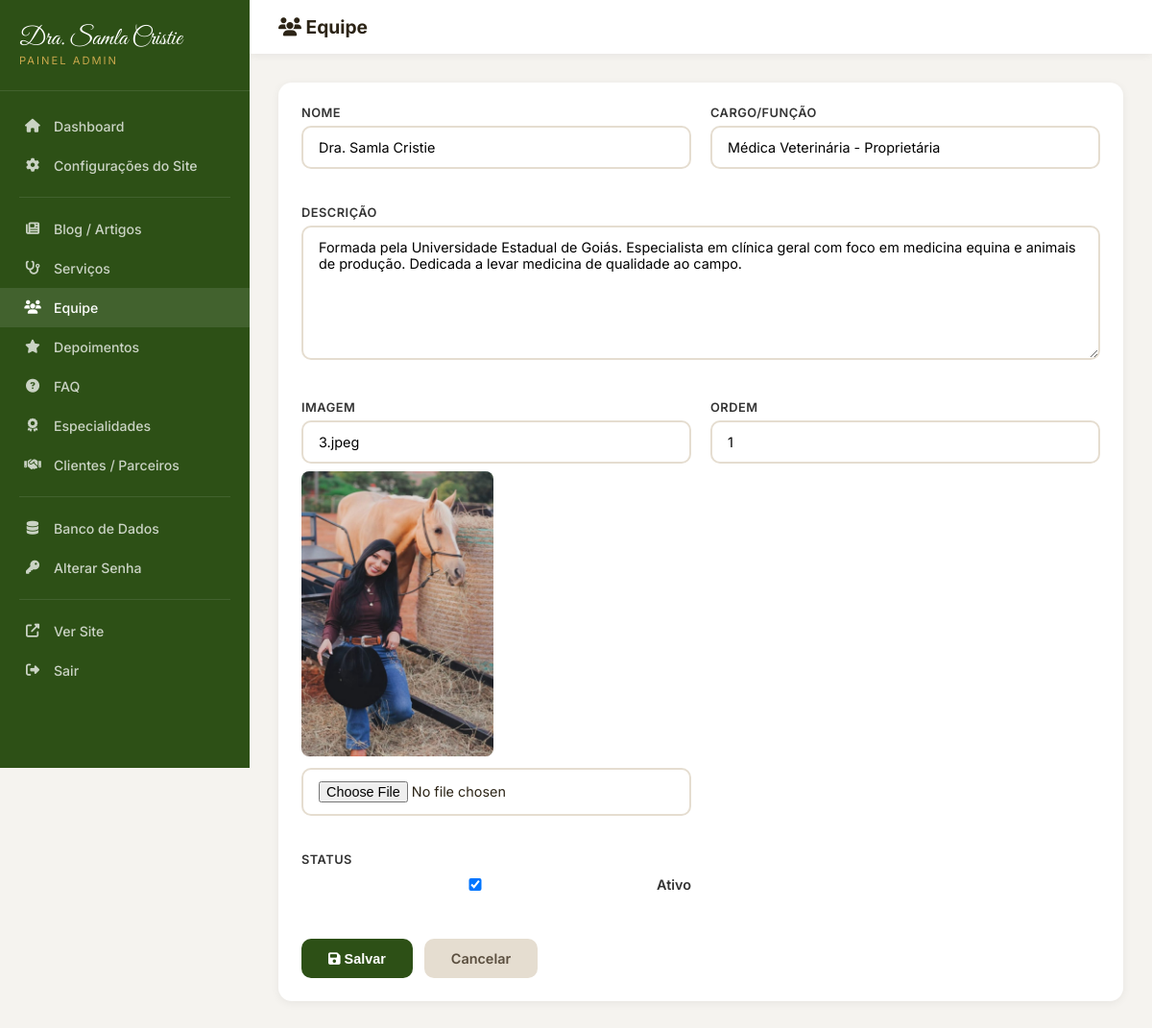
Page /admin/team.php?edit=1 (signed in) on the committed database.
### tables this page shows
CREATE TABLE IF NOT EXISTS `team` (
    `id` INT AUTO_INCREMENT PRIMARY KEY,
    `name` VARCHAR(200) NOT NULL,
    `role` VARCHAR(200),
    `description` TEXT,
    `image` VARCHAR(255),
    `sort_order` INT DEFAULT 0,
    `active` TINYINT(1) DEFAULT 1,
    `created_at` TIMESTAMP DEFAULT CURRENT_TIMESTAMP
);

### config.php (called while the page is built, shortened)
<?php
function e($str) {
    return htmlspecialchars($str ?? '', ENT_QUOTES, 'UTF-8');
}

### admin/team.php (the view, shortened to what this page needs)
<?php
$db = getDB(); $msg = ''; $editItem = null;
if (isset($_GET['edit'])){$s=$db->prepare("SELECT * FROM team WHERE id=?");$s->execute([$_GET['edit']]);$editItem=$s->fetch();}
$items=$db->query("SELECT * FROM team ORDER BY sort_order")->fetchAll();
?>
<!DOCTYPE html><html lang="pt-BR"><head><meta charset="UTF-8"><meta name="viewport" content="width=device-width,initial-scale=1.0"><title>Equipe - Admin</title>
<link rel="stylesheet" href="https://cdnjs.cloudflare.com/ajax/libs/font-awesome/6.5.1/css/all.min.css"><link rel="stylesheet" href="admin.css"></head><body>
<div class="admin-wrapper"><?php include 'sidebar.php'; ?>
<div class="main-content">
<div class="topbar"><div style="display:flex;align-items:center;gap:12px;"><h2><i class="fas fa-users"></i> Equipe</h2></div></div>
<div class="content">
<?php if($editItem!==null):?>
<div class="admin-card"><form method="POST" enctype="multipart/form-data"><input type="hidden" name="id" value="<?=e($editItem['id'])?>">
<div class="form-grid">
<div class="form-group"><label>Nome</label><input type="text" name="name" value="<?=e($editItem['name'])?>" required></div>
<div class="form-group"><label>Cargo/Função</label><input type="text" name="role" value="<?=e($editItem['role'])?>"></div>
<div class="form-group form-full"><label>Descrição</label><textarea name="description" rows="3"><?=e($editItem['description'])?></textarea></div>
<div class="form-group"><label>Imagem</label><input type="text" name="image" value="<?=e($editItem['image'])?>">
<?php if($editItem['image']):?><img src="../<?=e($editItem['image'])?>" class="img-preview"><?php endif;?>
<input type="file" name="image_file" accept="image/*" style="margin-top:8px;"></div>
<div class="form-group"><label>Ordem</label><input type="number" name="sort_order" value="<?=e($editItem['sort_order'])?>"></div>
<div class="form-group"><label style="margin-bottom:10px;">Status</label><label style="display:flex;align-items:center;gap:8px;font-size:0.9rem;text-transform:none;letter-spacing:0;"><input type="checkbox" name="active" <?=$editItem['active']?'checked':''?>> Ativo</label></div>
</div><div class="form-actions"><button type="submit" class="btn-save"><i class="fas fa-save"></i> Salvar</button><a href="team.php" class="btn-cancel">Cancelar</a></div></form></div>
<?php endif;?></div></div></div></body></html>

### admin/admin.css (style rules this page uses)
* { margin:0; padding:0; box-sizing:border-box; }
body { font-family:'Inter',sans-serif; background:#f5f3ef; color:#2c2416; }
a { text-decoration:none; color:inherit; }
.admin-wrapper { display:flex; min-height:100vh; }
.main-content { flex:1; margin-left:260px; }
.topbar { background:#fff; padding:16px 30px; display:flex; justify-content:space-between; align-items:center; box-shadow:0 2px 8px rgba(0,0,0,0.06); position:sticky; top:0; z-index:50; }
.topbar h2 { font-size:1.2rem; font-weight:700; }
.content { padding:30px; }
.admin-card { background:#fff; border-radius:14px; padding:24px; box-shadow:0 2px 10px rgba(0,0,0,0.06); margin-bottom:24px; }
.btn-save { background:#2d5016; color:#fff; padding:12px 28px; border-radius:10px; font-size:0.9rem; font-weight:600; border:none; cursor:pointer; }
.btn-cancel { background:#e5ddd0; color:#5a4e3e; padding:12px 28px; border-radius:10px; font-size:0.9rem; font-weight:600; border:none; cursor:pointer; }
.form-grid { display:grid; grid-template-columns:1fr 1fr; gap:20px; }
.form-full { grid-column:1/-1; }
.form-group { margin-bottom:18px; }
.form-group label { display:block; font-size:0.8rem; font-weight:600; color:#333; margin-bottom:6px; text-transform:uppercase; letter-spacing:0.5px; }
.form-group input, .form-group select, .form-group textarea { width:100%; padding:12px 16px; border:2px solid #e5ddd0; border-radius:10px; font-size:0.9rem; outline:none; transition:border-color 0.3s; font-family:'Inter',sans-serif; background:#fff; }
.form-group textarea { min-height:140px; resize:vertical; }
.form-group .img-preview { max-width:200px; border-radius:8px; margin-top:8px; }
.form-actions { display:flex; gap:12px; margin-top:24px; }

### rows in the picture
team: name "Dra. Samla Cristie", role "Médica Veterinária - Proprietária", description "Formada pela Universidade Estadual de Goiás. Especialista em clínica geral com foco em medicina equina e animais de produção. Dedicada a levar medicina de qualidade ao campo.", image "3.jpeg", image (picture), sort_order "1", active "☑"
